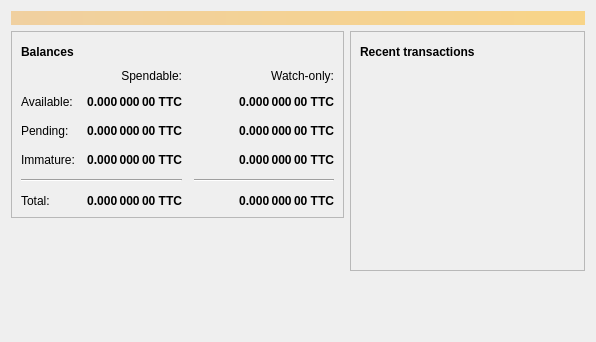
<?xml version="1.0" encoding="UTF-8"?>
<ui version="4.0">
 <class>OverviewPage</class>
 <widget class="QWidget" name="OverviewPage">
  <property name="geometry">
   <rect>
    <x>0</x>
    <y>0</y>
    <width>596</width>
    <height>342</height>
   </rect>
  </property>
  <property name="windowTitle">
   <string>Form</string>
  </property>
  <layout class="QVBoxLayout" name="topLayout">
   <item>
    <widget class="QLabel" name="labelAlerts">
     <property name="visible">
      <bool>false</bool>
     </property>
     <property name="styleSheet">
      <string notr="true">QLabel { background-color: qlineargradient(x1: 0, y1: 0, x2: 1, y2: 0, stop:0 #F0D0A0, stop:1 #F8D488); color:#000000; }</string>
     </property>
     <property name="wordWrap">
      <bool>true</bool>
     </property>
     <property name="margin">
      <number>3</number>
     </property>
     <property name="textInteractionFlags">
      <set>Qt::TextSelectableByMouse</set>
     </property>
    </widget>
   </item>
   <item>
    <layout class="QHBoxLayout" name="horizontalLayout" stretch="1,1">
     <item>
      <layout class="QVBoxLayout" name="verticalLayout_2">
       <item>
        <widget class="QFrame" name="frame">
         <property name="frameShape">
          <enum>QFrame::StyledPanel</enum>
         </property>
         <property name="frameShadow">
          <enum>QFrame::Raised</enum>
         </property>
         <layout class="QVBoxLayout" name="verticalLayout_4">
          <item>
           <layout class="QHBoxLayout" name="horizontalLayout_4">
            <item>
             <widget class="QLabel" name="label_5">
              <property name="font">
               <font>
                <weight>75</weight>
                <bold>true</bold>
               </font>
              </property>
              <property name="text">
               <string>Balances</string>
              </property>
             </widget>
            </item>
            <item>
             <widget class="QPushButton" name="labelWalletStatus">
              <property name="enabled">
               <bool>true</bool>
              </property>
              <property name="maximumSize">
               <size>
                <width>30</width>
                <height>16777215</height>
               </size>
              </property>
              <property name="toolTip">
               <string>The displayed information may be out of date. Your wallet automatically synchronizes with the Testcoin network after a connection is established, but this process has not completed yet.</string>
              </property>
              <property name="text">
               <string/>
              </property>
              <property name="icon">
               <iconset resource="../testcoin.qrc">
                <normaloff>:/icons/warning</normaloff>
                <disabledoff>:/icons/warning</disabledoff>:/icons/warning</iconset>
              </property>
              <property name="iconSize">
               <size>
                <width>24</width>
                <height>24</height>
               </size>
              </property>
              <property name="flat">
               <bool>true</bool>
              </property>
             </widget>
            </item>
            <item>
             <spacer name="horizontalSpacer_3">
              <property name="orientation">
               <enum>Qt::Horizontal</enum>
              </property>
              <property name="sizeHint" stdset="0">
               <size>
                <width>40</width>
                <height>20</height>
               </size>
              </property>
             </spacer>
            </item>
           </layout>
          </item>
          <item>
           <layout class="QGridLayout" name="gridLayout">
            <property name="spacing">
             <number>12</number>
            </property>
            <item row="2" column="2">
             <widget class="QLabel" name="labelWatchPending">
              <property name="font">
               <font>
                <weight>75</weight>
                <bold>true</bold>
               </font>
              </property>
              <property name="cursor">
               <cursorShape>IBeamCursor</cursorShape>
              </property>
              <property name="toolTip">
               <string>Unconfirmed transactions to watch-only addresses</string>
              </property>
              <property name="text">
               <string notr="true">0.000 000 00 TTC</string>
              </property>
              <property name="alignment">
               <set>Qt::AlignRight|Qt::AlignTrailing|Qt::AlignVCenter</set>
              </property>
              <property name="textInteractionFlags">
               <set>Qt::LinksAccessibleByMouse|Qt::TextSelectableByKeyboard|Qt::TextSelectableByMouse</set>
              </property>
             </widget>
            </item>
            <item row="2" column="1">
             <widget class="QLabel" name="labelUnconfirmed">
              <property name="font">
               <font>
                <weight>75</weight>
                <bold>true</bold>
               </font>
              </property>
              <property name="cursor">
               <cursorShape>IBeamCursor</cursorShape>
              </property>
              <property name="toolTip">
               <string>Total of transactions that have yet to be confirmed, and do not yet count toward the spendable balance</string>
              </property>
              <property name="text">
               <string notr="true">0.000 000 00 TTC</string>
              </property>
              <property name="alignment">
               <set>Qt::AlignRight|Qt::AlignTrailing|Qt::AlignVCenter</set>
              </property>
              <property name="textInteractionFlags">
               <set>Qt::LinksAccessibleByMouse|Qt::TextSelectableByKeyboard|Qt::TextSelectableByMouse</set>
              </property>
             </widget>
            </item>
            <item row="3" column="2">
             <widget class="QLabel" name="labelWatchImmature">
              <property name="font">
               <font>
                <weight>75</weight>
                <bold>true</bold>
               </font>
              </property>
              <property name="cursor">
               <cursorShape>IBeamCursor</cursorShape>
              </property>
              <property name="toolTip">
               <string>Mined balance in watch-only addresses that has not yet matured</string>
              </property>
              <property name="text">
               <string notr="true">0.000 000 00 TTC</string>
              </property>
              <property name="alignment">
               <set>Qt::AlignRight|Qt::AlignTrailing|Qt::AlignVCenter</set>
              </property>
              <property name="textInteractionFlags">
               <set>Qt::LinksAccessibleByMouse|Qt::TextSelectableByKeyboard|Qt::TextSelectableByMouse</set>
              </property>
             </widget>
            </item>
            <item row="4" column="0" colspan="2">
             <widget class="Line" name="line">
              <property name="orientation">
               <enum>Qt::Horizontal</enum>
              </property>
             </widget>
            </item>
            <item row="4" column="2">
             <widget class="Line" name="lineWatchBalance">
              <property name="sizePolicy">
               <sizepolicy hsizetype="Preferred" vsizetype="Fixed">
                <horstretch>0</horstretch>
                <verstretch>0</verstretch>
               </sizepolicy>
              </property>
              <property name="minimumSize">
               <size>
                <width>140</width>
                <height>0</height>
               </size>
              </property>
              <property name="orientation">
               <enum>Qt::Horizontal</enum>
              </property>
             </widget>
            </item>
            <item row="5" column="0">
             <widget class="QLabel" name="labelTotalText">
              <property name="text">
               <string>Total:</string>
              </property>
             </widget>
            </item>
            <item row="3" column="1">
             <widget class="QLabel" name="labelImmature">
              <property name="font">
               <font>
                <weight>75</weight>
                <bold>true</bold>
               </font>
              </property>
              <property name="cursor">
               <cursorShape>IBeamCursor</cursorShape>
              </property>
              <property name="toolTip">
               <string>Mined balance that has not yet matured</string>
              </property>
              <property name="text">
               <string notr="true">0.000 000 00 TTC</string>
              </property>
              <property name="alignment">
               <set>Qt::AlignRight|Qt::AlignTrailing|Qt::AlignVCenter</set>
              </property>
              <property name="textInteractionFlags">
               <set>Qt::LinksAccessibleByMouse|Qt::TextSelectableByKeyboard|Qt::TextSelectableByMouse</set>
              </property>
             </widget>
            </item>
            <item row="2" column="3">
             <spacer name="horizontalSpacer_2">
              <property name="orientation">
               <enum>Qt::Horizontal</enum>
              </property>
              <property name="sizeHint" stdset="0">
               <size>
                <width>40</width>
                <height>20</height>
               </size>
              </property>
             </spacer>
            </item>
            <item row="3" column="0">
             <widget class="QLabel" name="labelImmatureText">
              <property name="text">
               <string>Immature:</string>
              </property>
             </widget>
            </item>
            <item row="5" column="1">
             <widget class="QLabel" name="labelTotal">
              <property name="font">
               <font>
                <weight>75</weight>
                <bold>true</bold>
               </font>
              </property>
              <property name="cursor">
               <cursorShape>IBeamCursor</cursorShape>
              </property>
              <property name="toolTip">
               <string>Your current total balance</string>
              </property>
              <property name="text">
               <string notr="true">0.000 000 00 TTC</string>
              </property>
              <property name="alignment">
               <set>Qt::AlignRight|Qt::AlignTrailing|Qt::AlignVCenter</set>
              </property>
              <property name="textInteractionFlags">
               <set>Qt::LinksAccessibleByMouse|Qt::TextSelectableByKeyboard|Qt::TextSelectableByMouse</set>
              </property>
             </widget>
            </item>
            <item row="5" column="2">
             <widget class="QLabel" name="labelWatchTotal">
              <property name="font">
               <font>
                <weight>75</weight>
                <bold>true</bold>
               </font>
              </property>
              <property name="cursor">
               <cursorShape>IBeamCursor</cursorShape>
              </property>
              <property name="toolTip">
               <string>Current total balance in watch-only addresses</string>
              </property>
              <property name="text">
               <string notr="true">0.000 000 00 TTC</string>
              </property>
              <property name="alignment">
               <set>Qt::AlignRight|Qt::AlignTrailing|Qt::AlignVCenter</set>
              </property>
              <property name="textInteractionFlags">
               <set>Qt::LinksAccessibleByMouse|Qt::TextSelectableByKeyboard|Qt::TextSelectableByMouse</set>
              </property>
             </widget>
            </item>
            <item row="0" column="2">
             <widget class="QLabel" name="labelWatchonly">
              <property name="text">
               <string>Watch-only:</string>
              </property>
              <property name="alignment">
               <set>Qt::AlignRight|Qt::AlignTrailing|Qt::AlignVCenter</set>
              </property>
             </widget>
            </item>
            <item row="1" column="0">
             <widget class="QLabel" name="labelBalanceText">
              <property name="text">
               <string>Available:</string>
              </property>
             </widget>
            </item>
            <item row="1" column="1">
             <widget class="QLabel" name="labelBalance">
              <property name="font">
               <font>
                <weight>75</weight>
                <bold>true</bold>
               </font>
              </property>
              <property name="cursor">
               <cursorShape>IBeamCursor</cursorShape>
              </property>
              <property name="toolTip">
               <string>Your current spendable balance</string>
              </property>
              <property name="text">
               <string notr="true">0.000 000 00 TTC</string>
              </property>
              <property name="alignment">
               <set>Qt::AlignRight|Qt::AlignTrailing|Qt::AlignVCenter</set>
              </property>
              <property name="textInteractionFlags">
               <set>Qt::LinksAccessibleByMouse|Qt::TextSelectableByKeyboard|Qt::TextSelectableByMouse</set>
              </property>
             </widget>
            </item>
            <item row="1" column="2">
             <widget class="QLabel" name="labelWatchAvailable">
              <property name="font">
               <font>
                <weight>75</weight>
                <bold>true</bold>
               </font>
              </property>
              <property name="cursor">
               <cursorShape>IBeamCursor</cursorShape>
              </property>
              <property name="toolTip">
               <string>Your current balance in watch-only addresses</string>
              </property>
              <property name="text">
               <string notr="true">0.000 000 00 TTC</string>
              </property>
              <property name="alignment">
               <set>Qt::AlignRight|Qt::AlignTrailing|Qt::AlignVCenter</set>
              </property>
              <property name="textInteractionFlags">
               <set>Qt::LinksAccessibleByMouse|Qt::TextSelectableByKeyboard|Qt::TextSelectableByMouse</set>
              </property>
             </widget>
            </item>
            <item row="2" column="0">
             <widget class="QLabel" name="labelPendingText">
              <property name="text">
               <string>Pending:</string>
              </property>
             </widget>
            </item>
            <item row="0" column="1">
             <widget class="QLabel" name="labelSpendable">
              <property name="text">
               <string>Spendable:</string>
              </property>
              <property name="alignment">
               <set>Qt::AlignRight|Qt::AlignTrailing|Qt::AlignVCenter</set>
              </property>
             </widget>
            </item>
           </layout>
          </item>
         </layout>
        </widget>
       </item>
       <item>
        <spacer name="verticalSpacer">
         <property name="orientation">
          <enum>Qt::Vertical</enum>
         </property>
         <property name="sizeHint" stdset="0">
          <size>
           <width>20</width>
           <height>40</height>
          </size>
         </property>
        </spacer>
       </item>
      </layout>
     </item>
     <item>
      <layout class="QVBoxLayout" name="verticalLayout_3">
       <item>
        <widget class="QFrame" name="frame_2">
         <property name="frameShape">
          <enum>QFrame::StyledPanel</enum>
         </property>
         <property name="frameShadow">
          <enum>QFrame::Raised</enum>
         </property>
         <layout class="QVBoxLayout" name="verticalLayout">
          <item>
           <layout class="QHBoxLayout" name="horizontalLayout_2">
            <item>
             <widget class="QLabel" name="label_4">
              <property name="font">
               <font>
                <weight>75</weight>
                <bold>true</bold>
               </font>
              </property>
              <property name="text">
               <string>Recent transactions</string>
              </property>
             </widget>
            </item>
            <item>
             <widget class="QPushButton" name="labelTransactionsStatus">
              <property name="enabled">
               <bool>true</bool>
              </property>
              <property name="maximumSize">
               <size>
                <width>30</width>
                <height>16777215</height>
               </size>
              </property>
              <property name="toolTip">
               <string>The displayed information may be out of date. Your wallet automatically synchronizes with the Testcoin network after a connection is established, but this process has not completed yet.</string>
              </property>
              <property name="text">
               <string/>
              </property>
              <property name="icon">
               <iconset resource="../testcoin.qrc">
                <normaloff>:/icons/warning</normaloff>
                <disabledoff>:/icons/warning</disabledoff>:/icons/warning</iconset>
              </property>
              <property name="iconSize">
               <size>
                <width>24</width>
                <height>24</height>
               </size>
              </property>
              <property name="flat">
               <bool>true</bool>
              </property>
             </widget>
            </item>
            <item>
             <spacer name="horizontalSpacer">
              <property name="orientation">
               <enum>Qt::Horizontal</enum>
              </property>
              <property name="sizeHint" stdset="0">
               <size>
                <width>40</width>
                <height>20</height>
               </size>
              </property>
             </spacer>
            </item>
           </layout>
          </item>
          <item>
           <widget class="QListView" name="listTransactions">
            <property name="styleSheet">
             <string notr="true">QListView { background: transparent; }</string>
            </property>
            <property name="frameShape">
             <enum>QFrame::NoFrame</enum>
            </property>
            <property name="verticalScrollBarPolicy">
             <enum>Qt::ScrollBarAlwaysOff</enum>
            </property>
            <property name="horizontalScrollBarPolicy">
             <enum>Qt::ScrollBarAlwaysOff</enum>
            </property>
            <property name="selectionMode">
             <enum>QAbstractItemView::NoSelection</enum>
            </property>
           </widget>
          </item>
         </layout>
        </widget>
       </item>
       <item>
        <spacer name="verticalSpacer_2">
         <property name="orientation">
          <enum>Qt::Vertical</enum>
         </property>
         <property name="sizeHint" stdset="0">
          <size>
           <width>20</width>
           <height>40</height>
          </size>
         </property>
        </spacer>
       </item>
      </layout>
     </item>
    </layout>
   </item>
  </layout>
 </widget>
 <resources/>
 <connections/>
</ui>
